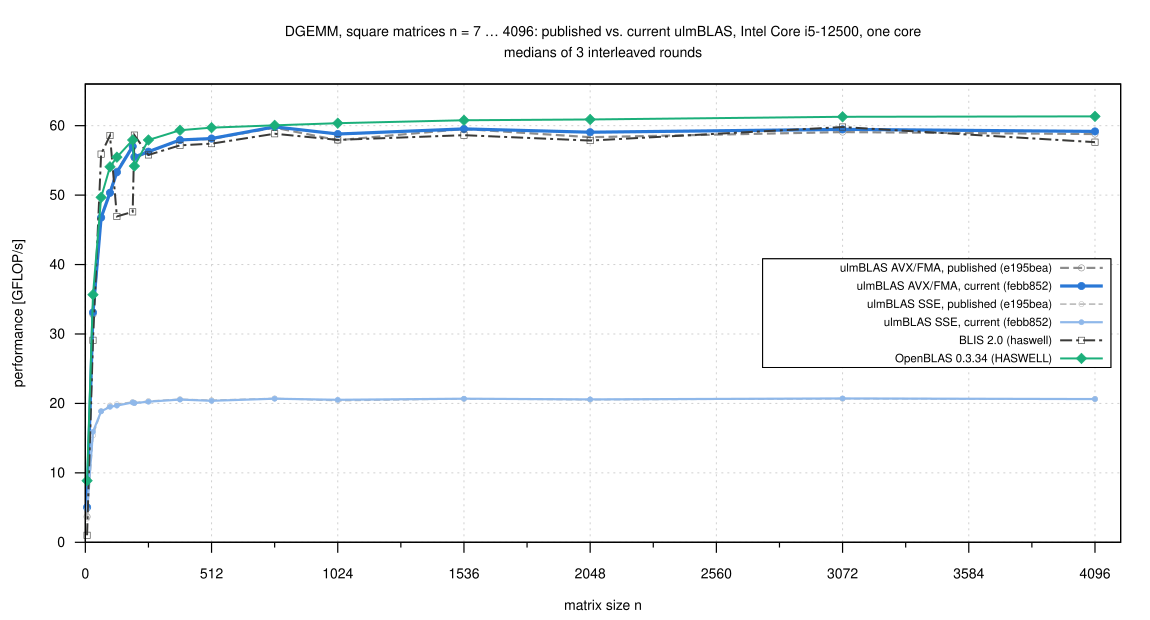

Write the gnuplot code that produced this figure.
load "_style.gp"
set terminal svg size 1150,620 dynamic enhanced font "Helvetica,14" background rgb "white"
set output "dgemm_square.svg"
set title "DGEMM, square matrices n = 7 … 4096: published vs. current ulmBLAS, Intel Core i5-12500, one core\nmedians of 3 interleaved rounds" font ",14"
set xlabel "matrix size n"
set ylabel "performance [GFLOP/s]"
set xrange [0:4200]
set xtics 0, 512, 4096
set mxtics 2
set yrange [0:66]
set key inside right center vertical font ",11.5" spacing 1.05 box opaque
plot D."dgemm_square.csv" using "n":"avx_pub"  with linespoints ls 1 title L1, \
     ""                   using "n":"avx_cur"  with linespoints ls 4 title "ulmBLAS AVX/FMA, ".L4, \
     ""                   using "n":"sse_pub"  with linespoints ls 5 title L5, \
     ""                   using "n":"sse_cur"  with linespoints ls 6 title L6, \
     ""                   using "n":"blis"     with linespoints ls 7 title L7, \
     ""                   using "n":"openblas" with linespoints ls 8 title L8
